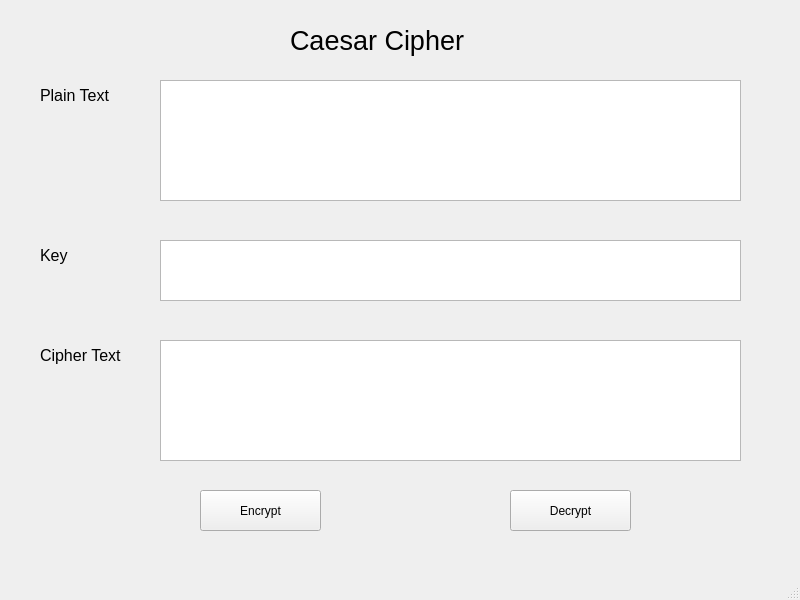
<?xml version="1.0" encoding="UTF-8"?>
<ui version="4.0">
 <class>MainWindow</class>
 <widget class="QMainWindow" name="MainWindow">
  <property name="geometry">
   <rect>
    <x>0</x>
    <y>0</y>
    <width>800</width>
    <height>600</height>
   </rect>
  </property>
  <property name="windowTitle">
   <string>MainWindow</string>
  </property>
  <widget class="QWidget" name="centralwidget">
   <widget class="QLabel" name="label">
    <property name="geometry">
     <rect>
      <x>290</x>
      <y>0</y>
      <width>221</width>
      <height>81</height>
     </rect>
    </property>
    <property name="font">
     <font>
      <pointsize>20</pointsize>
     </font>
    </property>
    <property name="text">
     <string>Caesar Cipher</string>
    </property>
   </widget>
   <widget class="QLabel" name="label_2">
    <property name="geometry">
     <rect>
      <x>40</x>
      <y>80</y>
      <width>161</width>
      <height>31</height>
     </rect>
    </property>
    <property name="font">
     <font>
      <pointsize>12</pointsize>
     </font>
    </property>
    <property name="text">
     <string>Plain Text</string>
    </property>
   </widget>
   <widget class="QLabel" name="label_3">
    <property name="geometry">
     <rect>
      <x>40</x>
      <y>240</y>
      <width>161</width>
      <height>31</height>
     </rect>
    </property>
    <property name="font">
     <font>
      <pointsize>12</pointsize>
     </font>
    </property>
    <property name="text">
     <string>Key</string>
    </property>
   </widget>
   <widget class="QLabel" name="label_4">
    <property name="geometry">
     <rect>
      <x>40</x>
      <y>340</y>
      <width>161</width>
      <height>31</height>
     </rect>
    </property>
    <property name="font">
     <font>
      <pointsize>12</pointsize>
     </font>
    </property>
    <property name="text">
     <string>Cipher Text</string>
    </property>
   </widget>
   <widget class="QTextEdit" name="txt_plain_text">
    <property name="geometry">
     <rect>
      <x>160</x>
      <y>80</y>
      <width>581</width>
      <height>121</height>
     </rect>
    </property>
   </widget>
   <widget class="QTextEdit" name="txt_key">
    <property name="geometry">
     <rect>
      <x>160</x>
      <y>240</y>
      <width>581</width>
      <height>61</height>
     </rect>
    </property>
   </widget>
   <widget class="QTextEdit" name="txt_cipher_text">
    <property name="geometry">
     <rect>
      <x>160</x>
      <y>340</y>
      <width>581</width>
      <height>121</height>
     </rect>
    </property>
   </widget>
   <widget class="QPushButton" name="btn_encrypt">
    <property name="geometry">
     <rect>
      <x>200</x>
      <y>490</y>
      <width>121</width>
      <height>41</height>
     </rect>
    </property>
    <property name="text">
     <string>Encrypt</string>
    </property>
   </widget>
   <widget class="QPushButton" name="btn_decrypt">
    <property name="geometry">
     <rect>
      <x>510</x>
      <y>490</y>
      <width>121</width>
      <height>41</height>
     </rect>
    </property>
    <property name="text">
     <string>Decrypt</string>
    </property>
   </widget>
  </widget>
  <widget class="QMenuBar" name="menubar">
   <property name="geometry">
    <rect>
     <x>0</x>
     <y>0</y>
     <width>800</width>
     <height>26</height>
    </rect>
   </property>
  </widget>
  <widget class="QStatusBar" name="statusbar"/>
 </widget>
 <resources/>
 <connections/>
</ui>
